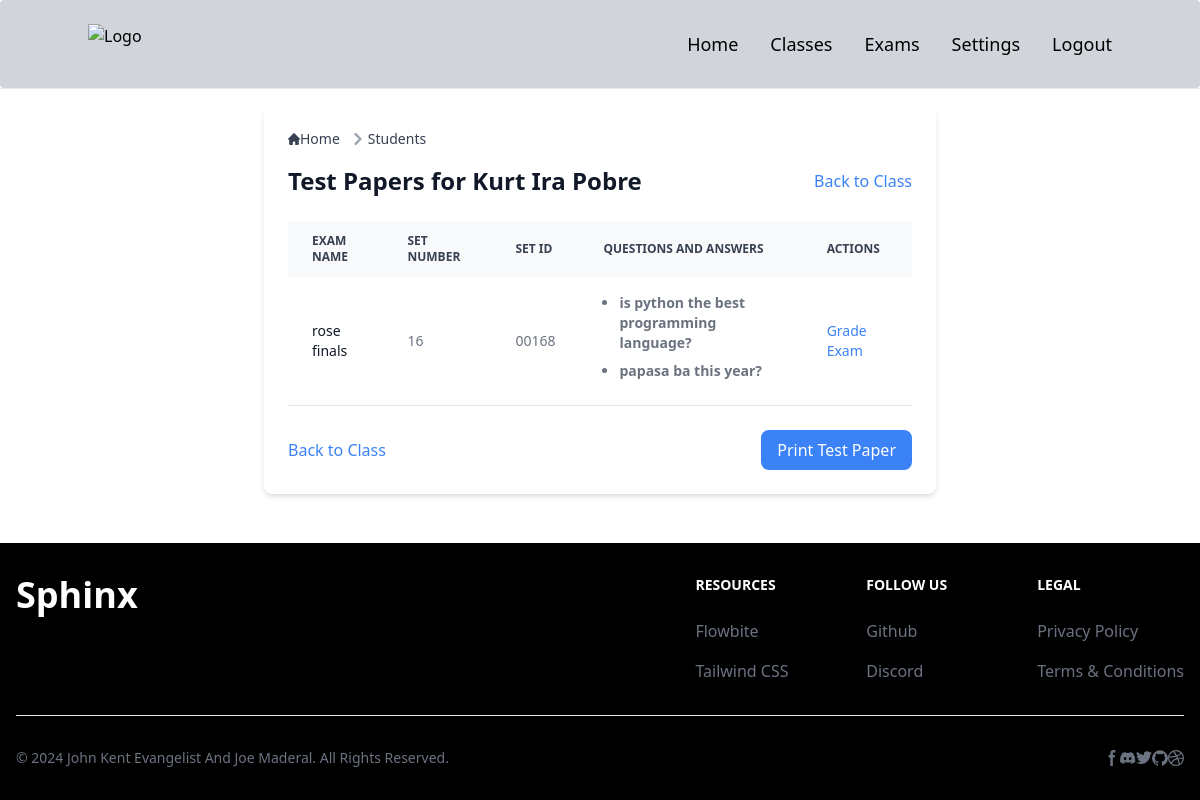
The app's page /students/29/test_papers/ (signed in) with its own data.
### smartscoreapp/models.py (models this page shows, shortened)
class Student(models.Model):
    first_name = models.CharField(max_length=50)
    last_name = models.CharField(max_length=50)
    middle_initial = models.CharField(max_length=1, blank=True)
    student_id = models.CharField(max_length=12, blank=True)  # Not unique
    assigned_class = models.ForeignKey(Class, on_delete=models.CASCADE, related_name='students')
    short_id = models.CharField(max_length=8, editable=False, null=True, blank=True)
    class Meta:
        unique_together = ('first_name', 'last_name', 'middle_initial', 'assigned_class', 'short_id')

class TestSet(models.Model):
    exam = models.ForeignKey(Exam, on_delete=models.CASCADE)
    student = models.ForeignKey(Student, on_delete=models.CASCADE)
    set_no = models.IntegerField()
    set_id = models.CharField(max_length=5, unique=True, blank=True)  # Add set_id as a CharField
    questions = models.ManyToManyField('Question', related_name='test_sets', blank=True)

class Exam(models.Model):
    exam_id = models.CharField(max_length=3, unique=True, editable=False)
    name = models.CharField(max_length=50)
    class_assigned = models.ForeignKey(Class, related_name='exams', on_delete=models.SET_NULL, null=True)  # Set to NULL on class deletion
    questions = models.ManyToManyField(Question, related_name='exams')
    set_id = models.CharField(max_length=9, unique=True, blank=True)

class Question(models.Model):
    ANSWER_CHOICES = [
        ('A', 'Option A'),
        ('B', 'Option B'),
        ('C', 'Option C'),
        ('D', 'Option D'),
        ('E', 'Option E'),
    ]
    question_text = models.CharField(max_length=255)
    option_a = models.CharField(max_length=255)
    option_b = models.CharField(max_length=255)
    option_c = models.CharField(max_length=255)
    option_d = models.CharField(max_length=255)
    option_e = models.CharField(max_length=255)
    answer = models.CharField(max_length=1, choices=ANSWER_CHOICES, default='A')  # Added default value

### smartscoreapp/views.py (the view)
# urls.py: path('students/<int:student_id>/test_papers/', student_test_papers_view, name='student_test_papers'),
@login_required
def student_test_papers_view(request, student_id):
    student = get_object_or_404(Student, id=student_id)
    test_sets = TestSet.objects.filter(student=student)  # Correct the query here
    return render(request, 'student_test_papers.html', {'student': student, 'test_sets': test_sets})

### templates/students/student_test_papers.html (shortened to what this page needs)
{% extends "base.html" %}
{% block content %}
<div class="max-w-2xl mx-auto p-6 bg-white shadow-md rounded-lg">
<nav class="flex mb-4" aria-label="Breadcrumb">
  <ol class="inline-flex items-center space-x-1 md:space-x-2 rtl:space-x-reverse">
    <li class="inline-flex items-center">
      <a href="{% url 'index' %}" class="inline-flex items-center text-sm font-medium text-gray-700 hover:text-blue-600 dark:text-gray-400 dark:hover:text-white">
        Home
      </a>
    </li>
    <li class="flex items-center">
      <svg class="rtl:rotate-180 w-3 h-3 text-gray-400 mx-1" aria-hidden="true" xmlns="http://www.w3.org/2000/svg" fill="none" viewBox="0 0 6 10">
        <path stroke="currentColor" stroke-linecap="round" stroke-linejoin="round" stroke-width="2" d="m1 9 4-4-4-4"/>
      </svg>
      <a href="{% url 'students' %}" class="text-sm font-medium text-gray-700 hover:text-blue-600 dark:text-gray-400 dark:hover:text-white">Students</a>
    </li>
  </ol>
</nav>
<div class="mb-6 flex items-center justify-between">
  <h1 class="text-2xl font-semibold text-gray-900 dark:text-white">Test Papers for {{ student.first_name }} {{ student.last_name }}</h1>
  <a href="{% url 'class_detail' student.assigned_class.id %}" class="text-blue-500 hover:underline">Back to Class</a>
</div>
<div class="relative overflow-x-auto mb-6">
  <table class="w-full text-sm text-left rtl:text-right text-gray-500 dark:text-gray-400">
    <thead class="text-xs text-gray-700 uppercase bg-gray-50 dark:bg-gray-700 dark:text-gray-400">
      <tr>
        <th scope="col" class="px-6 py-3">Exam Name</th>
        <th scope="col" class="px-6 py-3">Set Number</th>
        <th scope="col" class="px-6 py-3">Set ID</th>
        <th scope="col" class="px-6 py-3">Questions and Answers</th>
        <th scope="col" class="px-6 py-3">Actions</th>
      </tr>
    </thead>
    <tbody>
      {% for test_set in test_sets %}
        <tr class="bg-white border-b dark:bg-gray-800 dark:border-gray-700">
          <td class="px-6 py-4 font-medium text-gray-900 dark:text-white">{{ test_set.exam.name }}</td>
          <td class="px-6 py-4">{{ test_set.set_no }}</td>
          <td class="px-6 py-4">{{ test_set.set_id }}</td>
          <td class="px-6 py-4">
            <ul class="list-disc pl-4">
              {% for question in test_set.exam.questions.all %}
                <li class="mb-2">
                  <strong>{{ question.question_text }}</strong>
                </li>
              {% endfor %}
            </ul>
          </td>
          <td class="px-6 py-4">
            <a href="{% url 'grade_exam' test_set.exam.id student.id %}" class="text-blue-500 hover:underline">Grade Exam</a>
          </td>
        </tr>
      {% empty %}
        <tr class="bg-white border-b dark:bg-gray-800 dark:border-gray-700">
          <td colspan="5" class="px-6 py-4 text-center text-gray-500 dark:text-gray-400">No test papers available for this student.</td>
        </tr>
      {% endfor %}
    </tbody>
  </table>
</div>
<div class="flex items-center justify-between">
  <a href="{% url 'class_detail' student.assigned_class.id %}" class="text-blue-500 hover:underline">Back to Class</a>
  <button onclick="window.print()" class="text-white bg-blue-500 hover:bg-blue-600 px-4 py-2 rounded-lg">Print Test Paper</button>
</div>
</div>
{% endblock %}

### records on screen
Student: first_name "Kurt Ira", last_name "Pobre"
TestSet: exam.name "rose finals", set_no "16", set_id "00168"
Question: question_text "is python the best programming language?"
Question: question_text "papasa ba this year?"
